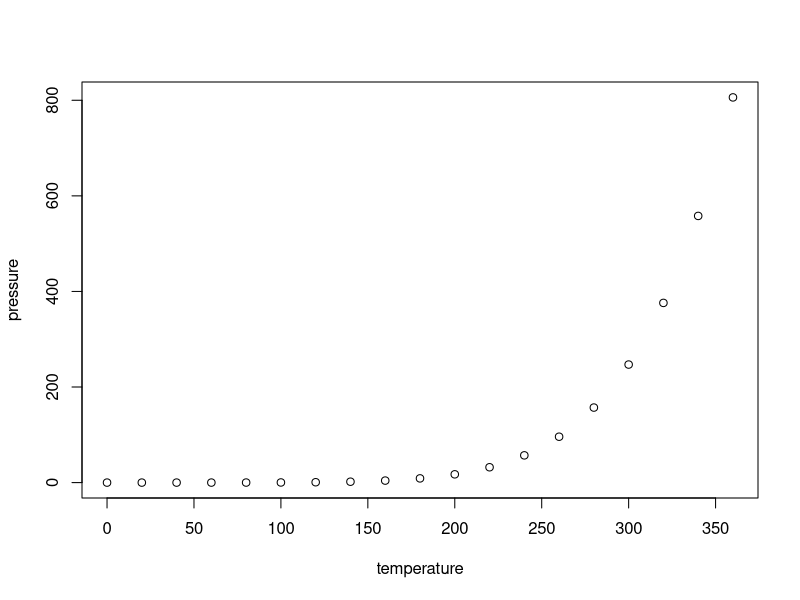
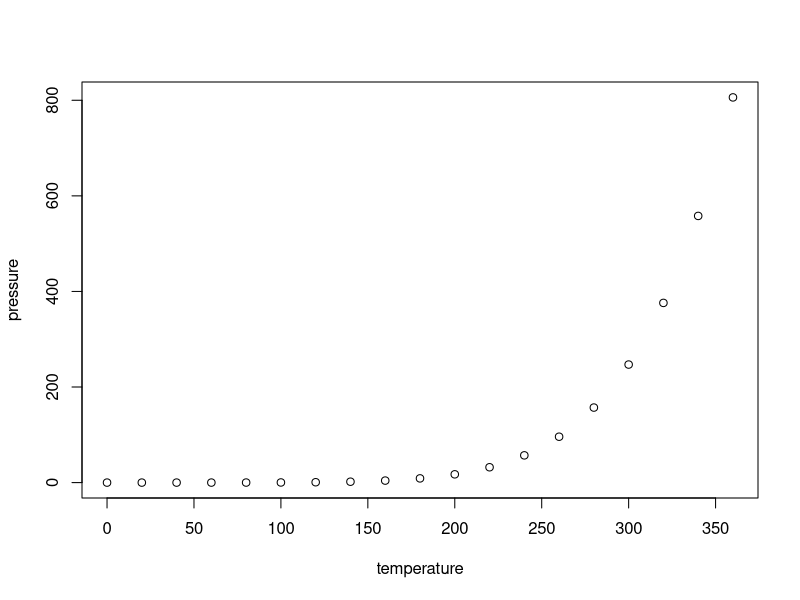
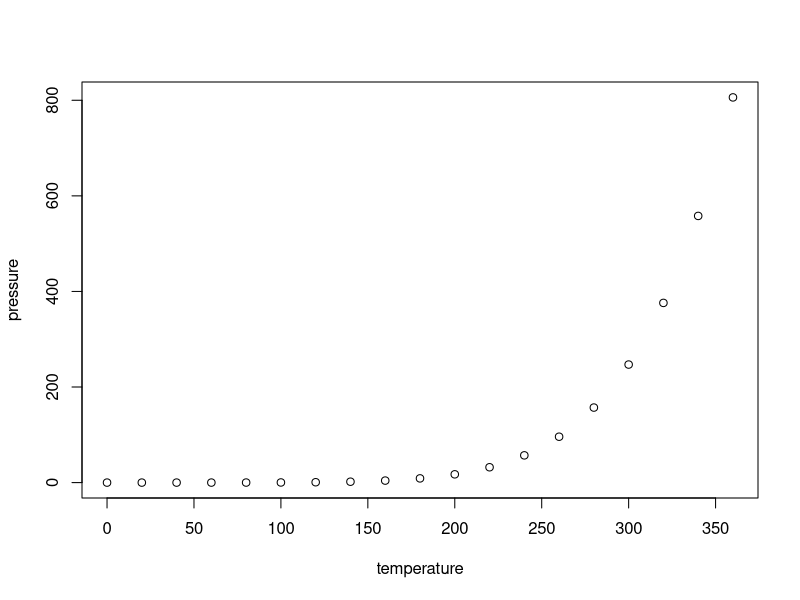
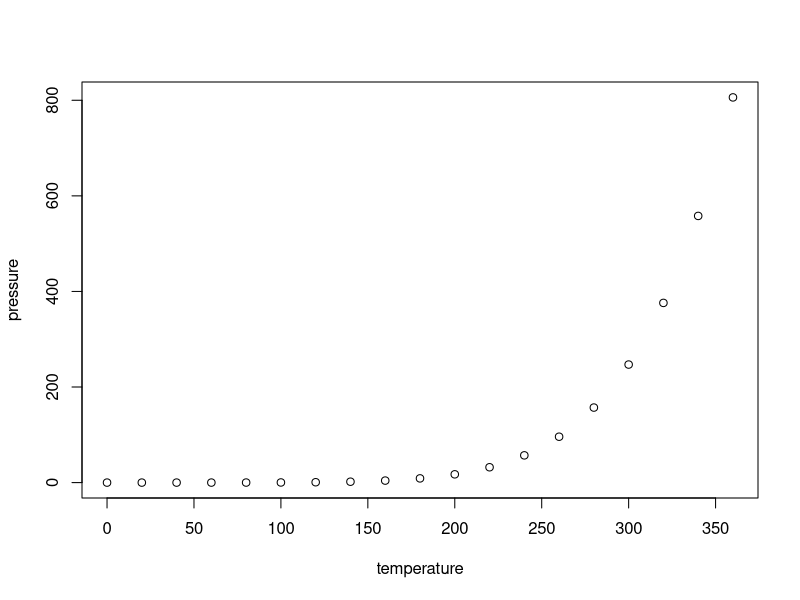
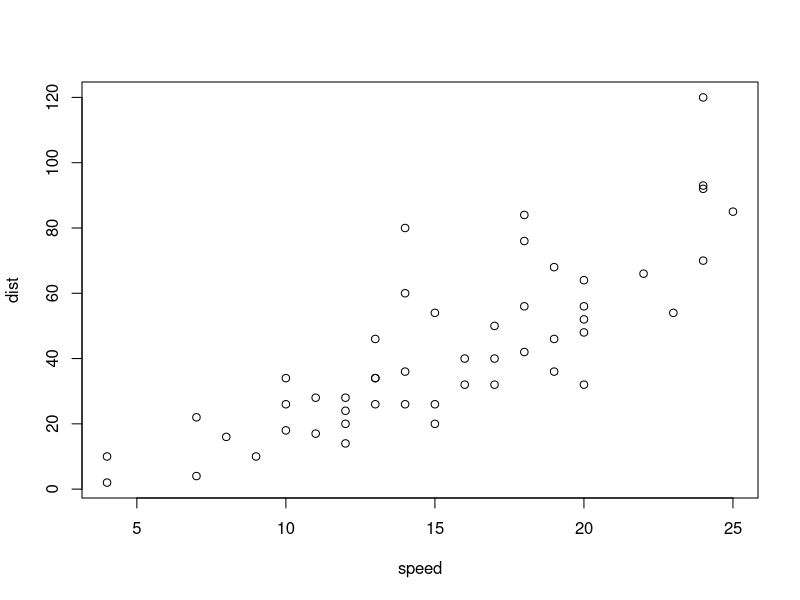
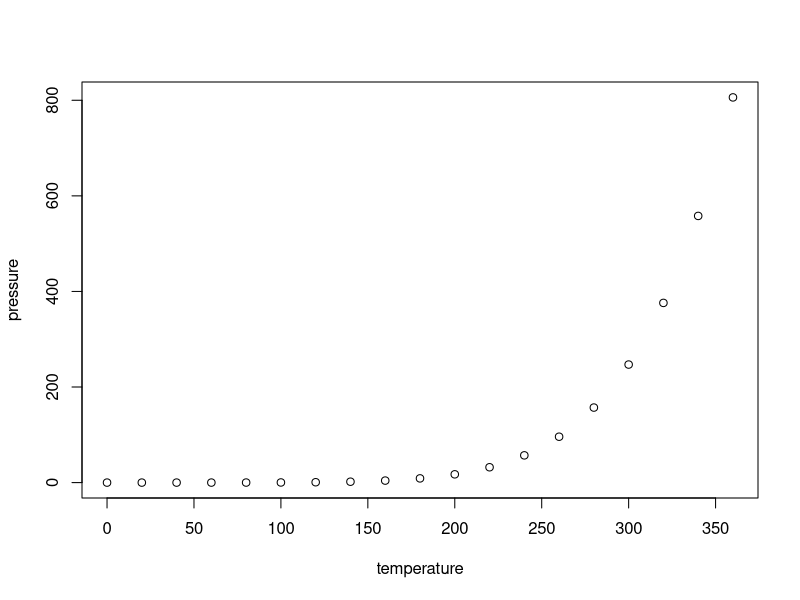

The R source for these figures, in order:
## ---- chunk 1
#En estos chunks vamos a meter el codigo que queramos ejecutar.
## ---- chunk 2
x <- 9
## ---- chunk 3
x <- 9
x
## ---- chunk 4
x <- 9
x
## ---- chunk 5
x<- 9 
#(click Run)
## ---- chunk 6
#Dentro de las llaves metemos: 
#lenguaje que estamos utilizando (tambien permite usar Phyton o SQL)

#instrucciones generales que van a controlar el chunk
#por ejemplo, indlude= F sirve para que no imprima el codigo
## ---- chunk 7
#las instrucciones del chunk tambien pueden ser expresiones creadas con el codigo:
do_it <- Sys.Date() > '2020-02-10'
## ---- chunk 8
x <- rnorm(100);x
## ---- chunk 9
do_not_do_it <- Sys.Date() > '2020-12-22'
## ---- chunk 10
x <- rnorm(100);x
## ---- chunk 11
plot(pressure)
## ---- chunk 12
plot(pressure)
#con echo=F le indicamos que no salga el codigo de este chunk, solo el resultado
## ---- chunk 13
plot(pressure)
## ---- chunk 14
plot(pressure)
#h	= poner grafico en la posicion donde aparece en el script 
#t	=en el top de la pagina
#b	= en el bottom de la pagina
#p	= Put on a special page for floats only.
## ---- chunk 15
#poner graficos uno al lado del otro
#CUIDADO con el tamaño: si son muy grandes no os lo va a poner al lado
plot(cars)
plot(pressure)
## ---- chunk 16
library(knitr)

kable(cars, caption = 'Título de la tabla',
      col.names= c("Velocidad","Distancia"))
#puede crear tablas HTML, PDF and Word outputs

#le podemos indicar el formato de los decimales y los miles
a<- seq(from = 10, to = 13, length.out = 5)
b<-seq(from = 1000, to = 13000, length.out = 5)
y <- data.frame(a,b)
kable(y,format.args = list(decimal.mark = ",", big.mark = "'"))

#podemos juntar dos tablas
d1 = head(iris)
d2 = head(mtcars)
kable(list(d1, d2), caption = "Dos tablas juntas")


## ---- chunk 17
#Otras opciones para mostrar data.frames:
#print.data.frame es el metodo por defecto
#kable, knitr::kable function
#tibble, tibble::print.tbl_df function
#paged, rmarkdown::paged_table permite que la tabla ocupe mas de una pagina
## ---- chunk 18
#OTRA FORMA:

#library(rmarkdown)
#rmarkdown::render('Rmarkdown.Rmd', 'word_document')
#rmarkdown::render('Rmarkdown.Rmd', 'html_document')
#rmarkdown::render('Rmarkdown.Rmd', 'pdf_document')
## ---- chunk 19
#Markdown se desarrollo primero para HTML
#por lo que ofrece mas posibilidades 
#y los demas formatos tienen muchas cosas en comun
